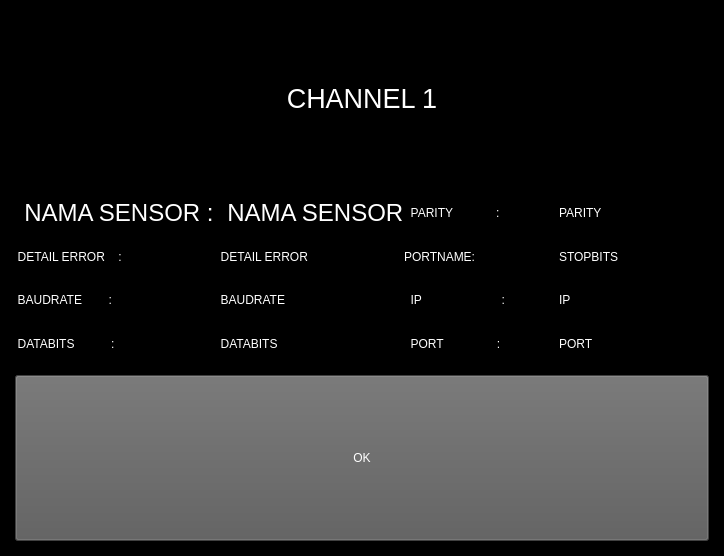
<?xml version="1.0" encoding="UTF-8"?>
<ui version="4.0">
 <class>control_sensor</class>
 <widget class="QWidget" name="control_sensor">
  <property name="geometry">
   <rect>
    <x>0</x>
    <y>0</y>
    <width>724</width>
    <height>556</height>
   </rect>
  </property>
  <property name="windowTitle">
   <string>Form</string>
  </property>
  <property name="styleSheet">
   <string notr="true">background-color: rgb(0, 0, 0);</string>
  </property>
  <layout class="QVBoxLayout" name="verticalLayout_5">
   <item>
    <widget class="QLabel" name="label_channel">
     <property name="maximumSize">
      <size>
       <width>16777215</width>
       <height>174</height>
      </size>
     </property>
     <property name="font">
      <font>
       <family>Ubuntu</family>
       <pointsize>20</pointsize>
       <italic>false</italic>
       <bold>false</bold>
      </font>
     </property>
     <property name="styleSheet">
      <string notr="true">color: rgb(255, 255, 255);
font: 75 20pt &quot;Ubuntu&quot;;</string>
     </property>
     <property name="text">
      <string>CHANNEL 1</string>
     </property>
     <property name="alignment">
      <set>Qt::AlignCenter</set>
     </property>
    </widget>
   </item>
   <item>
    <layout class="QHBoxLayout" name="horizontalLayout">
     <property name="spacing">
      <number>0</number>
     </property>
     <item>
      <layout class="QVBoxLayout" name="verticalLayout">
       <property name="spacing">
        <number>0</number>
       </property>
       <item>
        <widget class="QLabel" name="label_nama_sensor">
         <property name="font">
          <font>
           <family>Ubuntu</family>
           <pointsize>18</pointsize>
           <italic>false</italic>
           <bold>false</bold>
          </font>
         </property>
         <property name="styleSheet">
          <string notr="true">color: rgb(255, 255, 255);
font: 75 18pt &quot;Ubuntu&quot;;</string>
         </property>
         <property name="text">
          <string>  NAMA SENSOR :</string>
         </property>
        </widget>
       </item>
       <item>
        <widget class="QLabel" name="label_detail_error">
         <property name="styleSheet">
          <string notr="true">color: rgb(255, 255, 255);
font: 75 18pt &quot;Ubuntu&quot;;</string>
         </property>
         <property name="text">
          <string>  DETAIL ERROR    :</string>
         </property>
        </widget>
       </item>
       <item>
        <widget class="QLabel" name="label_baudrate">
         <property name="styleSheet">
          <string notr="true">color: rgb(255, 255, 255);
font: 75 18pt &quot;Ubuntu&quot;;</string>
         </property>
         <property name="text">
          <string>  BAUDRATE        : </string>
         </property>
        </widget>
       </item>
       <item>
        <widget class="QLabel" name="label_databits">
         <property name="styleSheet">
          <string notr="true">color: rgb(255, 255, 255);
font: 75 18pt &quot;Ubuntu&quot;;</string>
         </property>
         <property name="text">
          <string>  DATABITS           :</string>
         </property>
        </widget>
       </item>
      </layout>
     </item>
     <item>
      <layout class="QVBoxLayout" name="verticalLayout_3">
       <property name="spacing">
        <number>0</number>
       </property>
       <item>
        <widget class="QLabel" name="label_nama_sensor_value">
         <property name="font">
          <font>
           <family>Ubuntu</family>
           <pointsize>18</pointsize>
           <italic>false</italic>
           <bold>false</bold>
          </font>
         </property>
         <property name="styleSheet">
          <string notr="true">color: rgb(255, 255, 255);
font: 75 18pt &quot;Ubuntu&quot;;</string>
         </property>
         <property name="text">
          <string>  NAMA SENSOR</string>
         </property>
        </widget>
       </item>
       <item>
        <widget class="QLabel" name="label_detail_error_value">
         <property name="styleSheet">
          <string notr="true">color: rgb(255, 255, 255);
font: 75 18pt &quot;Ubuntu&quot;;</string>
         </property>
         <property name="text">
          <string>  DETAIL ERROR</string>
         </property>
        </widget>
       </item>
       <item>
        <widget class="QLabel" name="label_baudrate_value">
         <property name="styleSheet">
          <string notr="true">color: rgb(255, 255, 255);
font: 75 18pt &quot;Ubuntu&quot;;</string>
         </property>
         <property name="text">
          <string>  BAUDRATE</string>
         </property>
        </widget>
       </item>
       <item>
        <widget class="QLabel" name="label_databits_value">
         <property name="styleSheet">
          <string notr="true">color: rgb(255, 255, 255);
font: 75 18pt &quot;Ubuntu&quot;;</string>
         </property>
         <property name="text">
          <string>  DATABITS</string>
         </property>
        </widget>
       </item>
      </layout>
     </item>
     <item>
      <layout class="QVBoxLayout" name="verticalLayout_2">
       <property name="spacing">
        <number>0</number>
       </property>
       <item>
        <widget class="QLabel" name="label_parity">
         <property name="styleSheet">
          <string notr="true">color: rgb(255, 255, 255);
font: 75 18pt &quot;Ubuntu&quot;;</string>
         </property>
         <property name="text">
          <string>  PARITY             :</string>
         </property>
        </widget>
       </item>
       <item>
        <widget class="QLabel" name="label_portname">
         <property name="styleSheet">
          <string notr="true">color: rgb(255, 255, 255);
font: 75 18pt &quot;Ubuntu&quot;;</string>
         </property>
         <property name="text">
          <string>PORTNAME:</string>
         </property>
        </widget>
       </item>
       <item>
        <widget class="QLabel" name="label_ip">
         <property name="styleSheet">
          <string notr="true">color: rgb(255, 255, 255);
font: 75 18pt &quot;Ubuntu&quot;;</string>
         </property>
         <property name="text">
          <string>  IP                        :</string>
         </property>
        </widget>
       </item>
       <item>
        <widget class="QLabel" name="label_port">
         <property name="styleSheet">
          <string notr="true">color: rgb(255, 255, 255);
font: 75 18pt &quot;Ubuntu&quot;;</string>
         </property>
         <property name="text">
          <string>  PORT                :</string>
         </property>
        </widget>
       </item>
      </layout>
     </item>
     <item>
      <layout class="QVBoxLayout" name="verticalLayout_4">
       <property name="spacing">
        <number>0</number>
       </property>
       <item>
        <widget class="QLabel" name="label_parity_value">
         <property name="styleSheet">
          <string notr="true">color: rgb(255, 255, 255);
font: 75 18pt &quot;Ubuntu&quot;;</string>
         </property>
         <property name="text">
          <string>PARITY</string>
         </property>
        </widget>
       </item>
       <item>
        <widget class="QLabel" name="label_portname_value">
         <property name="styleSheet">
          <string notr="true">color: rgb(255, 255, 255);
font: 75 18pt &quot;Ubuntu&quot;;</string>
         </property>
         <property name="text">
          <string>STOPBITS</string>
         </property>
        </widget>
       </item>
       <item>
        <widget class="QLabel" name="label_ip_value">
         <property name="styleSheet">
          <string notr="true">color: rgb(255, 255, 255);
font: 75 18pt &quot;Ubuntu&quot;;</string>
         </property>
         <property name="text">
          <string>IP</string>
         </property>
        </widget>
       </item>
       <item>
        <widget class="QLabel" name="label_port_value">
         <property name="styleSheet">
          <string notr="true">color: rgb(255, 255, 255);
font: 75 18pt &quot;Ubuntu&quot;;</string>
         </property>
         <property name="text">
          <string>PORT</string>
         </property>
        </widget>
       </item>
      </layout>
     </item>
    </layout>
   </item>
   <item>
    <widget class="QFrame" name="frame">
     <property name="maximumSize">
      <size>
       <width>16777215</width>
       <height>174</height>
      </size>
     </property>
     <property name="frameShape">
      <enum>QFrame::StyledPanel</enum>
     </property>
     <property name="frameShadow">
      <enum>QFrame::Raised</enum>
     </property>
     <layout class="QVBoxLayout" name="verticalLayout_6">
      <property name="spacing">
       <number>0</number>
      </property>
      <property name="margin" stdset="0">
       <number>3</number>
      </property>
      <item>
       <widget class="QPushButton" name="pushButton_19">
        <property name="sizePolicy">
         <sizepolicy hsizetype="Minimum" vsizetype="Preferred">
          <horstretch>0</horstretch>
          <verstretch>0</verstretch>
         </sizepolicy>
        </property>
        <property name="contextMenuPolicy">
         <enum>Qt::NoContextMenu</enum>
        </property>
        <property name="styleSheet">
         <string notr="true">color: rgb(255, 255, 255);
background-color: rgb(90, 90, 90);</string>
        </property>
        <property name="text">
         <string>OK</string>
        </property>
        <property name="default">
         <bool>false</bool>
        </property>
       </widget>
      </item>
     </layout>
    </widget>
   </item>
  </layout>
 </widget>
 <resources/>
 <connections/>
</ui>
